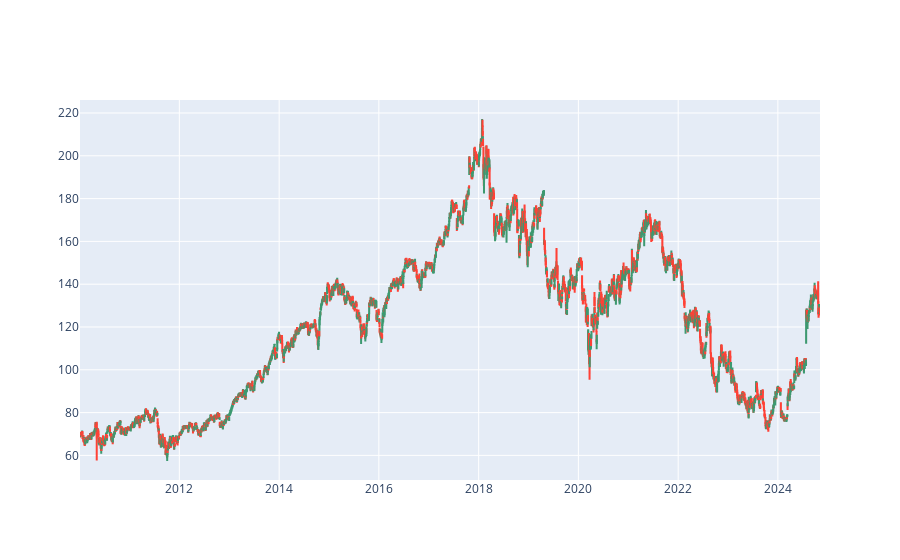

Notebook source saved alongside this figure:
### Code cell
plot_candelstick("MMM")

### Figure 1 — Plotly figure (JSON) as saved in the notebook; plotly's stock layout.template omitted (floating-point values rounded to 4 significant figures; data arrays with more than 128 entries replaced by an {"elided": "..."} marker saying what was removed)
{"data": [{"close": {"elided": "3735 float values"}, "high": {"elided": "3735 float values"}, "low": {"elided": "3735 float values"}, "open": {"elided": "3735 float values"}, "type": "candlestick", "x": {"elided": "3735 str values"}}], "layout": {"xaxis": {"rangeslider": {"visible": false}}}}
